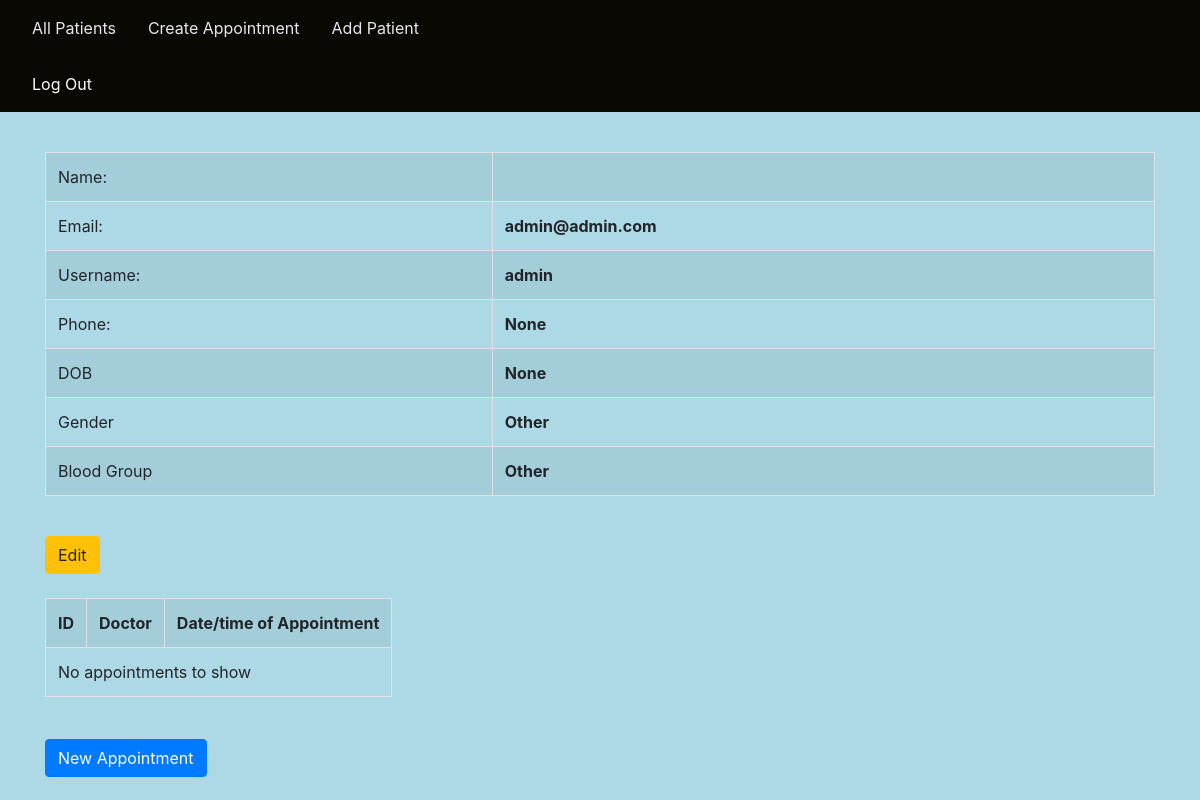
/patient/view/admin/, run on an earlier commit of the app's database.
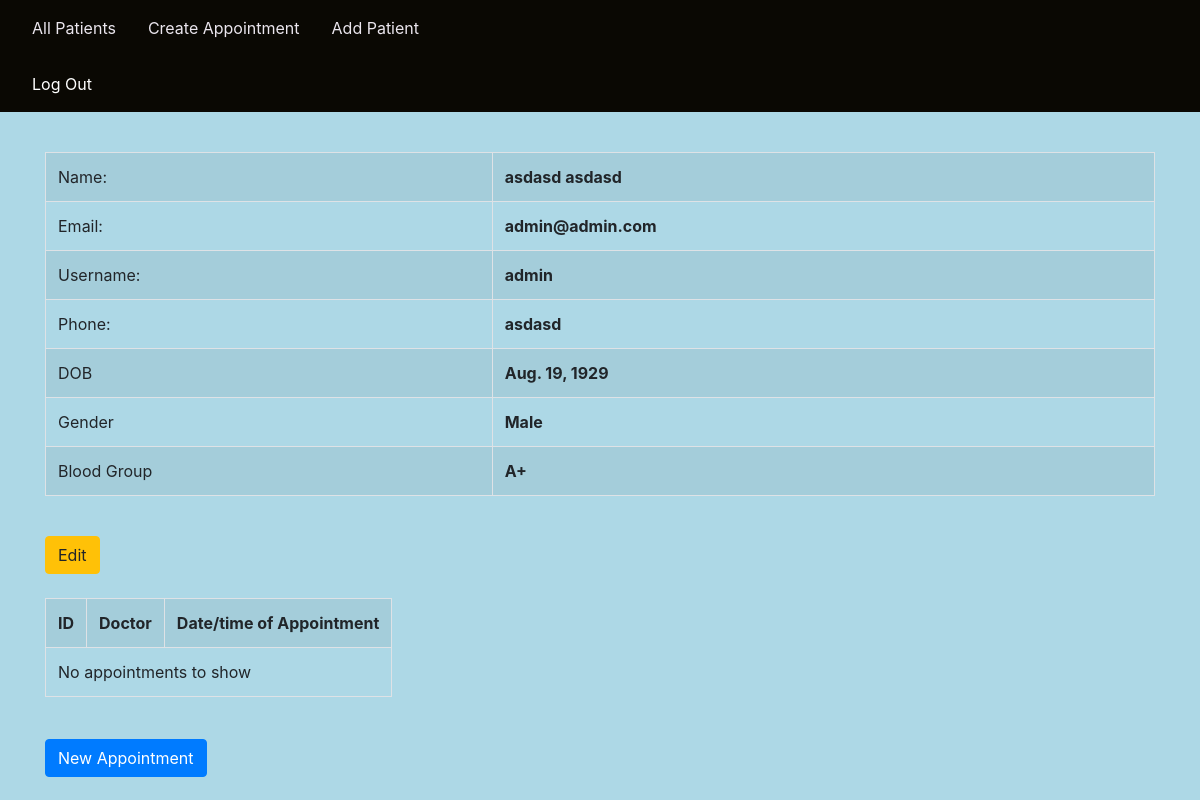
And on a later commit of the database.
### pm/models.py (models this page shows)
class User(AbstractUser):
    USER_TYPE_CHOICES = (
        (1,'patient'),
        (2,'doctor'),
        (3,'staff'),
    )
    user_type = models.PositiveSmallIntegerField(null=True,choices = USER_TYPE_CHOICES)
    date_of_birth = models.DateField(auto_now=False, auto_now_add=False, null=True)
    phone = models.CharField(null=True, max_length=15)
    GENDER_CHOICES = (
        ('Male', 'Male'),
        ('Female', 'Female'),
        ('Other', 'Other'),
    )
    gender = models.CharField(
        max_length = 6,
        choices = GENDER_CHOICES,
        null = True,
        default = 'Other',
    )
    BLOOD_GROUP_CHOICES = (
        ('A+','A+'),
        ('A-','A-'),
        ('B+','B+'),
        ('B-','B-'),
        ('O+','O+'),
        ('O-','O-'),
        ('AB+','AB+'),
        ('AB-','AB-'),
        ('Other','Other'),
    )
    blood_group = models.CharField(
        max_length = 5,
        choices = BLOOD_GROUP_CHOICES,
        null = True,
        default = 'Other',
    )

### pm/views.py (the view)
# urls.py: path('patient/view/<str:uname>/', views.patient_view, name = 'patient_view'),
def patient_view(request, uname):
    usr = get_object_or_404(User, username = uname)
    appointments = Appointment.objects.filter(patient=usr)
    context = {
        'user': usr,
        'appointments': appointments,
    }
    return render(request, 'pm/patient_view.html', context)

### templates/pm/patient_view.html (shortened to what this page needs)
{% extends "pm/base.html" %}
{% block s %}
<div class="container">
        <table class="table table-striped table-bordered table-hover">
                <tr>
                  <td>Name:</td>
                  <td id="strong">
                    {{ user.first_name }} {{ user.last_name }}
                </td>
                </tr>
                <tr>
                  <td>Email:</td>
                  <td id="strong">{{ user.email }}</td>
                </tr>
                <tr>
                  <td>Username:</td>
                  <td id="strong">{{ user.username }}</td>
                </tr>
                <tr>
                  <td>Phone:</td>
                  <td id="strong">{{ user.phone }}</td>
                </tr>
                <tr>
                  <td>DOB</td>
                  <td id="strong">{{ user.date_of_birth }}</td>
                </tr>
                <tr>
                  <td>Gender</td>
                  <td id="strong">{{ user.gender }}</td>
                </tr>
                <tr>
                        <td>Blood Group</td>
                        <td id="strong">{{ user.blood_group }}</td>
              </tr>
              </table>
        <div class="container">
                <div class="row">
                    <div class="edit-btn">
                        <a href="/patient/edit/{{ user.username }}"><button class="btn btn-warning">Edit</button></a>
                    </div>
                </div>
                <br>
                <div class="row">
                    <div class="appt">
                        <table class="table table-striped table-bordered table-hover">
                            <tr>
                                <th> ID </th>
                                <th> Doctor </th>
                                <th> Date/time of Appointment </th>
                            </tr>
                            {% if appointments %}
                            {% for appt in appointments %}
                            <tr>
                                <td> {{ appt.id }} </td>
                                <td> {{ appt.doctor }} </td>
                                <td> <a href="/appointment/view/{{ appt.id }}"> {{ appt.date_time }} </a> </td>
                            </tr>
                            {% endfor %}
                            {% else %}
                            <tr>
                                <td colspan=3>No appointments to show</td>
                            </tr>
                            {% endif %}
                        </table>
                    </div>
                </div>
                <p style="padding:5px;" ></p>
                <div class="row">
                    <div id="new-appt">
                        <a href="/appointment/create/{{ user.username }}/"><button class="btn btn-primary">New Appointment</button>
                    </div>
                </div>
            </div>
{% endblock %}

What changed in the data, as far as the page shows it:
changed User "admin@admin.com": first_name (not shown) → "asdasd"; last_name (not shown) → "asdasd"; phone "None" → "asdasd"; date_of_birth "None" → "Aug. 19, 1929"; gender "Other" → "Male"; blood_group "Other" → "A+"
